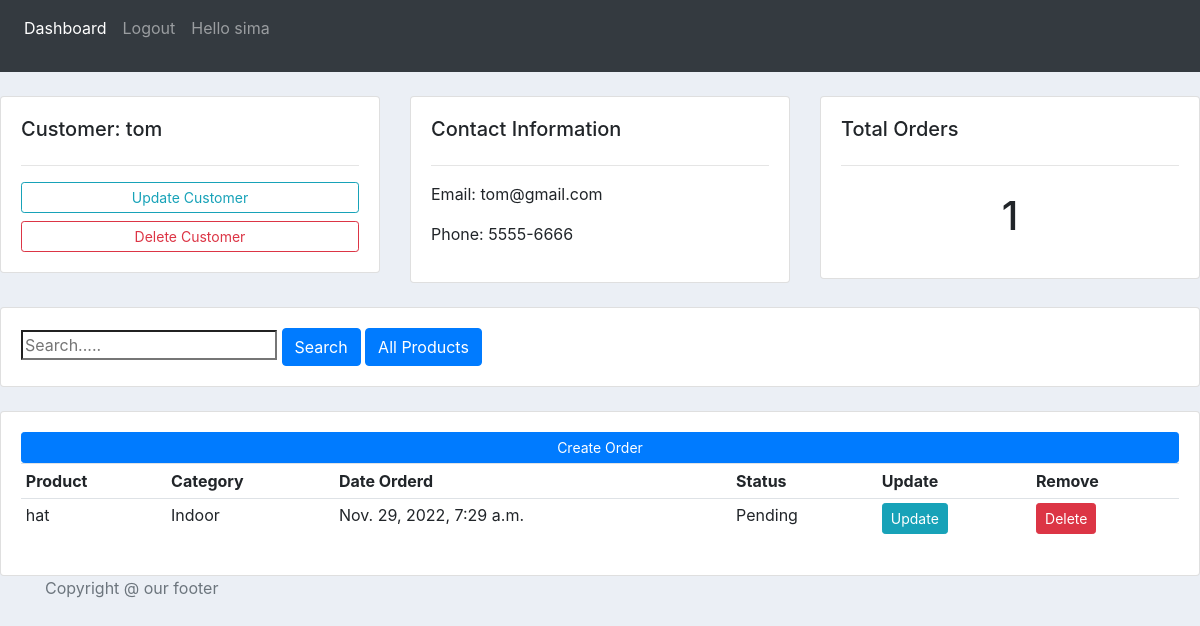
The app's page /customer/3/ (signed in) with its own data.
### account/models.py (models this page shows, shortened)
class User(AbstractUser):
	name=models.CharField(max_length=200,null=True)
	email=models.EmailField(null=True,unique=True)
	phone=models.CharField(max_length=12,null=True)
	USERNAME_FIELD= 'username'
	REQUIRED_FIELDS=[]

class Customer(models.Model):
	user=models.OneToOneField(User,on_delete=models.CASCADE,null=True)
	name = models.CharField(max_length=200, null=True)
	phone = models.CharField(max_length=200, null=True)
	email = models.EmailField(unique=True,null=True)
	date_created = models.DateTimeField(auto_now_add=True, null=True, blank=True)

class Order(models.Model):
	STATUS = (
			('Pending', 'Pending'),
			('Out for delivery', 'Out for delivery'),
			('Delivered', 'Delivered'),
			)
	customer = models.ForeignKey(Customer, on_delete= models.SET_NULL, null=True)
	product = models.ForeignKey(Product, on_delete=models.SET_NULL, null=True )
	date_created = models.DateTimeField(auto_now_add=True, null=True, blank=True)
	status = models.CharField(max_length=200, null=True, choices=STATUS)

class Product(models.Model):
	CATEGORY = (
			('Indoor', 'Indoor'),
			('Out Door', 'Out Door'),
			)
	name = models.CharField(max_length=200, null=True)
	price = models.FloatField(null=True)
	category = models.CharField(max_length=200, null=True, choices=CATEGORY)
	date_created = models.DateTimeField(auto_now_add=True, null=True, blank=True)
	def __str__(self):
		return self.name

### account/views.py (the view)
# urls.py: path('customer/<str:pk>/',views.customer,name='customer'),
def customer(request,pk):
 search=request.GET.get('search_bar') if request.GET.get('search_bar')!= None else ''
 customer=Customer.objects.get(id=pk)
 order2=customer.order_set.all()
 order=customer.order_set.filter(
	Q(product__name__icontains=search)|
  Q(status__icontains=search)
 )
 total_orders=order2.count()
 context={'customer':customer,'orders':order,'total_orders':total_orders,'orders2':order2}
 return render (request,'account/customer.html',context)

### account/templates/account/customer.html
{% extends 'main.html' %}
{% block content %}
{% include 'navabar.html' %}
<br>
<div class="row">
	<div class="col-md">
		<div class="card card-body">
			<h5>Customer: {{customer.name}}</h5>
			<hr>
			<a class="btn btn-outline-info  btn-sm btn-block" href="{% url 'update_customer' customer.id %}">Update Customer</a>
			<a class="btn btn-outline-danger  btn-sm btn-block" href="{% url 'delete_customer' customer.id %}">Delete Customer</a>
		</div>
	</div>
	<div class="col-md">
		<div class="card card-body">
			<h5>Contact Information</h5>
			<hr>
			<p>Email:  {{customer.email}}</p>
			<p>Phone:  {{customer.phone}}</p>
		</div>
	</div>
	<div class="col-md">
		<div class="card card-body">
			<h5>Total Orders</h5>
			<hr>
			<h1 style="text-align: center;padding: 10px">{{total_orders}}</h1>
		</div>
	</div>
</div>
<br>
<div class="row">
	<div class="col">
		<div class="card card-body">
			<form method="get">
         <input type="search" placeholder="Search....." name="search_bar"   />
		    <button class="btn btn-primary" type="submit">Search</button>
				<a class="btn btn-primary" href="{% url 'customer' customer.id  %}">All Products</a>
		  </form>
		</div>
	</div>
</div>
<br>
<div class="row">
	<div class="col-md">
		<div class="card card-body">
			<a class="btn btn-primary  btn-sm btn-block" href="{% url 'create_order' customer.id %}">Create Order</a>
			<table class="table table-sm">
				<tr>
					<th>Product</th>
					<th>Category</th>
					<th>Date Orderd</th>
					<th>Status</th>
					<th>Update</th>
					<th>Remove</th>
				</tr>
				{% for order in orders %}
					<tr>
						<td>{{order.product}}</td>
						<td>{{order.product.category}}</td>
						<td>{{order.date_created}}</td>
						<td>{{order.status}}</td>
						<td><a class="btn btn-sm btn-info" href="{% url 'update_order' order.id %}">Update</a></td>
						<td><a class="btn btn-sm btn-danger" href="{% url 'delete_order' order.id %}">Delete</a></td>
					</tr>
				{% endfor %}
			</table>
		</div>
	</div>
</div>
{% endblock content %}

### templates/navabar.html (shortened to what this page needs)
<nav class="navbar navbar-expand-lg navbar-dark bg-dark">
  <div class="collapse navbar-collapse" id="navbarSupportedContent">
    <ul class="navbar-nav mr-auto">
      <li class="nav-item active">
        <a class="nav-link" href="{% url 'dashboard' %}">Dashboard</a>
      </li>
      {% if request.user.is_authenticated%}
      <a class="nav-link" href="{% url 'logout_page'%}">Logout</a>
      <p class="nav-link">Hello {{request.user.username}}</p>
      {% else %}
      <a class="nav-link" href="{% url 'login'%}">Login</a>
      {% endif %}
    </ul>
  </div>
</nav>

### static/css/main.css (style rules this page uses)
body { background-color: #ebeff5; }

### records on screen
User: user.username "sima"
Customer: name "tom", email "tom@gmail.com", phone "5555-6666"
Order: product "hat", product.category "Indoor", date_created "Nov. 29, 2022, 7:29 a.m.", status "Pending"

### other values on screen
{{ total_orders }} "1"
